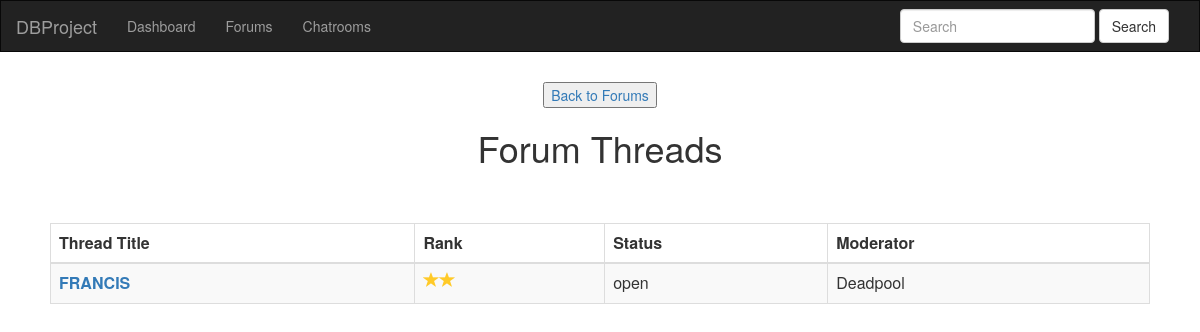
/thread.php?id=1, run on the app's committed database.
### tables this page shows
CREATE TABLE `Thread` (
  `forumNo` int(11) NOT NULL,
  `title` varchar(45) NOT NULL,
  `status` enum('open','closed') NOT NULL DEFAULT 'open',
  `createDate` datetime NOT NULL DEFAULT CURRENT_TIMESTAMP,
  `startUser` varchar(45) NOT NULL,
  `ranking` int(11) DEFAULT NULL,
  `threadID` int(11) NOT NULL AUTO_INCREMENT,
  KEY `forumNo_idx` (`forumNo`),
  KEY `startUser_idx` (`startUser`),
  KEY `threadID_idx` (`threadID`),
  CONSTRAINT `forumNo_k` FOREIGN KEY (`forumNo`) REFERENCES `Forum` (`ForumId`) ON DELETE NO ACTION ON UPDATE NO ACTION,
  CONSTRAINT `startUser_k` FOREIGN KEY (`startUser`) REFERENCES `User` (`Username`) ON DELETE NO ACTION ON UPDATE NO ACTION
);

### thread.php (the view, shortened to what this page needs)
<?php
include('header.php');
$status = $_SESSION['status'];
?>
<body>
  <div class="flex-container">
      <div class="pull-left">
        <button><a id="backToForum" href="/forum.php">Back to Forums</a></button>
        <h1>Forum Threads</h1>
      </div>
      <div>
    </div>
  <table class="table table-striped table-bordered table-hover">
      <thead>
        <tr>
          <th>Thread Title</th>
          <th>Rank</th>
          <th>Status</th>
          <th>Moderator</th>
        </tr>
      </thead>
      <tbody>
        <?php
          $id = $_REQUEST['id'];
          $stmt = $db->prepare("SELECT threadID, Title, StartUser, ranking, Status FROM Thread WHERE forumNo = ?");
          $stmt->bind_param("s", $id);
          $stmt->execute();
          $stmt->bind_result($threadID, $threadName, $starter, $rank, $status);
          while ($stmt->fetch() == TRUE) {
            echo '
            <tr>
            <td><a href="userPosts.php?id='.$threadID.'&forum='.$id.'"><strong>'.$threadName.'</strong></a></td>';
              if ($rank == 1) {
                  echo '<td><span class="glyphicon-class yellow"></span></td>';
                }
              else if ($rank == 2){
                  echo '<td>';
                  echo '<span class="glyphicon glyphicon-star yellow"></span>';
                  echo '<span class="glyphicon glyphicon-star yellow"></span>';
                  echo '</td>';
                }
              echo '
              <td>'.$status.'</td>
              <td>'.$starter.'</td>';
              echo '</tr>';
          }
        ?>
      </tbody>
    </table>
  </div>
</body>

### stylesheet/styles.css (style rules this page uses)
html,body { height:100%; }
.yellow { color: #FFCA28; }
.flex-container { display: -webkit-flex; display: flex; -webkit-flex-flow: row wrap; flex-flow: row wrap; text-align: center; padding-left: 50px; padding-right: 50px; padding-top: 15px; padding-bottom: 15px; }
.flex-container > * { padding: 15px; -webkit-flex: 1 100%; flex: 1 100%; padding-left: 100px; padding-right: 100px; }

### data on the page
thread: title "FRANCIS", ranking 2 (drawn), status "open", startUser "Deadpool"
